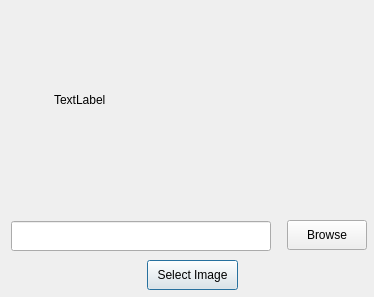
<?xml version="1.0" encoding="UTF-8"?>
<ui version="4.0">
 <class>Dialog</class>
 <widget class="QDialog" name="Dialog">
  <property name="geometry">
   <rect>
    <x>0</x>
    <y>0</y>
    <width>374</width>
    <height>297</height>
   </rect>
  </property>
  <property name="windowTitle">
   <string>Dialog</string>
  </property>
  <widget class="QPushButton" name="pushButton">
   <property name="geometry">
    <rect>
     <x>147</x>
     <y>260</y>
     <width>91</width>
     <height>30</height>
    </rect>
   </property>
   <property name="text">
    <string>Select Image</string>
   </property>
  </widget>
  <widget class="QLabel" name="label">
   <property name="geometry">
    <rect>
     <x>54</x>
     <y>20</y>
     <width>261</width>
     <height>160</height>
    </rect>
   </property>
   <property name="text">
    <string>TextLabel</string>
   </property>
  </widget>
  <widget class="QLineEdit" name="lineEdit">
   <property name="geometry">
    <rect>
     <x>11</x>
     <y>221</y>
     <width>260</width>
     <height>30</height>
    </rect>
   </property>
  </widget>
  <widget class="QPushButton" name="pushButton_2">
   <property name="geometry">
    <rect>
     <x>287</x>
     <y>220</y>
     <width>80</width>
     <height>30</height>
    </rect>
   </property>
   <property name="text">
    <string>Browse</string>
   </property>
  </widget>
 </widget>
 <resources/>
 <connections/>
</ui>
